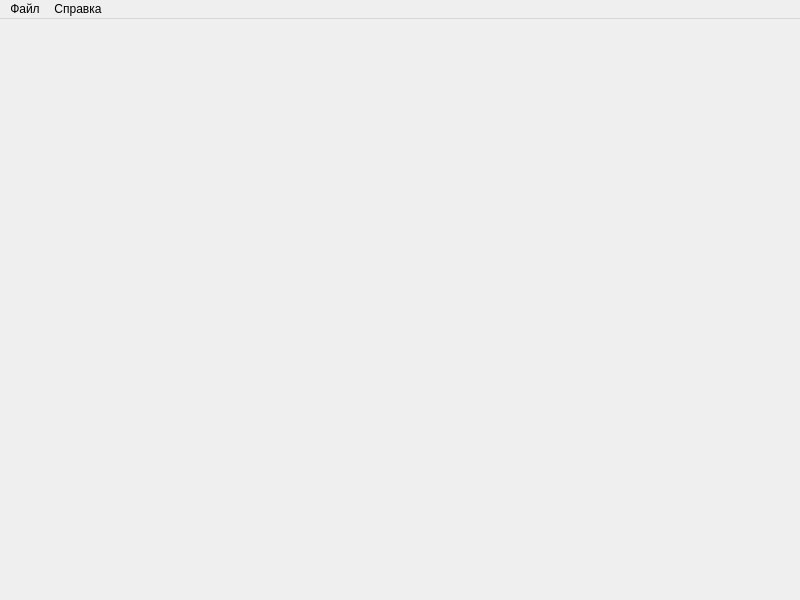
<?xml version="1.0" encoding="UTF-8"?>
<ui version="4.0">
 <class>MainWindow</class>
 <widget class="QMainWindow" name="MainWindow">
  <property name="geometry">
   <rect>
    <x>0</x>
    <y>0</y>
    <width>800</width>
    <height>600</height>
   </rect>
  </property>
  <property name="windowTitle">
   <string>easyClock</string>
  </property>
  <widget class="QWidget" name="centralwidget">
   <layout class="QGridLayout" name="gridLayout_2">
    <item row="0" column="0" alignment="Qt::AlignmentFlag::AlignHCenter|Qt::AlignmentFlag::AlignVCenter">
     <widget class="QLabel" name="textClock">
      <property name="font">
       <font>
        <pointsize>30</pointsize>
       </font>
      </property>
      <property name="text">
       <string/>
      </property>
     </widget>
    </item>
   </layout>
  </widget>
  <widget class="QMenuBar" name="menuBar">
   <property name="geometry">
    <rect>
     <x>0</x>
     <y>0</y>
     <width>800</width>
     <height>23</height>
    </rect>
   </property>
   <widget class="QMenu" name="menu">
    <property name="title">
     <string>Файл</string>
    </property>
    <addaction name="actSetting"/>
    <addaction name="actExit"/>
   </widget>
   <widget class="QMenu" name="menu_2">
    <property name="title">
     <string>Справка</string>
    </property>
    <addaction name="actInfo"/>
   </widget>
   <addaction name="menu"/>
   <addaction name="menu_2"/>
  </widget>
  <action name="actSetting">
   <property name="text">
    <string>Настройки</string>
   </property>
  </action>
  <action name="actExit">
   <property name="text">
    <string>Выход</string>
   </property>
  </action>
  <action name="actInfo">
   <property name="text">
    <string>О программе</string>
   </property>
  </action>
 </widget>
 <resources/>
 <connections/>
</ui>
